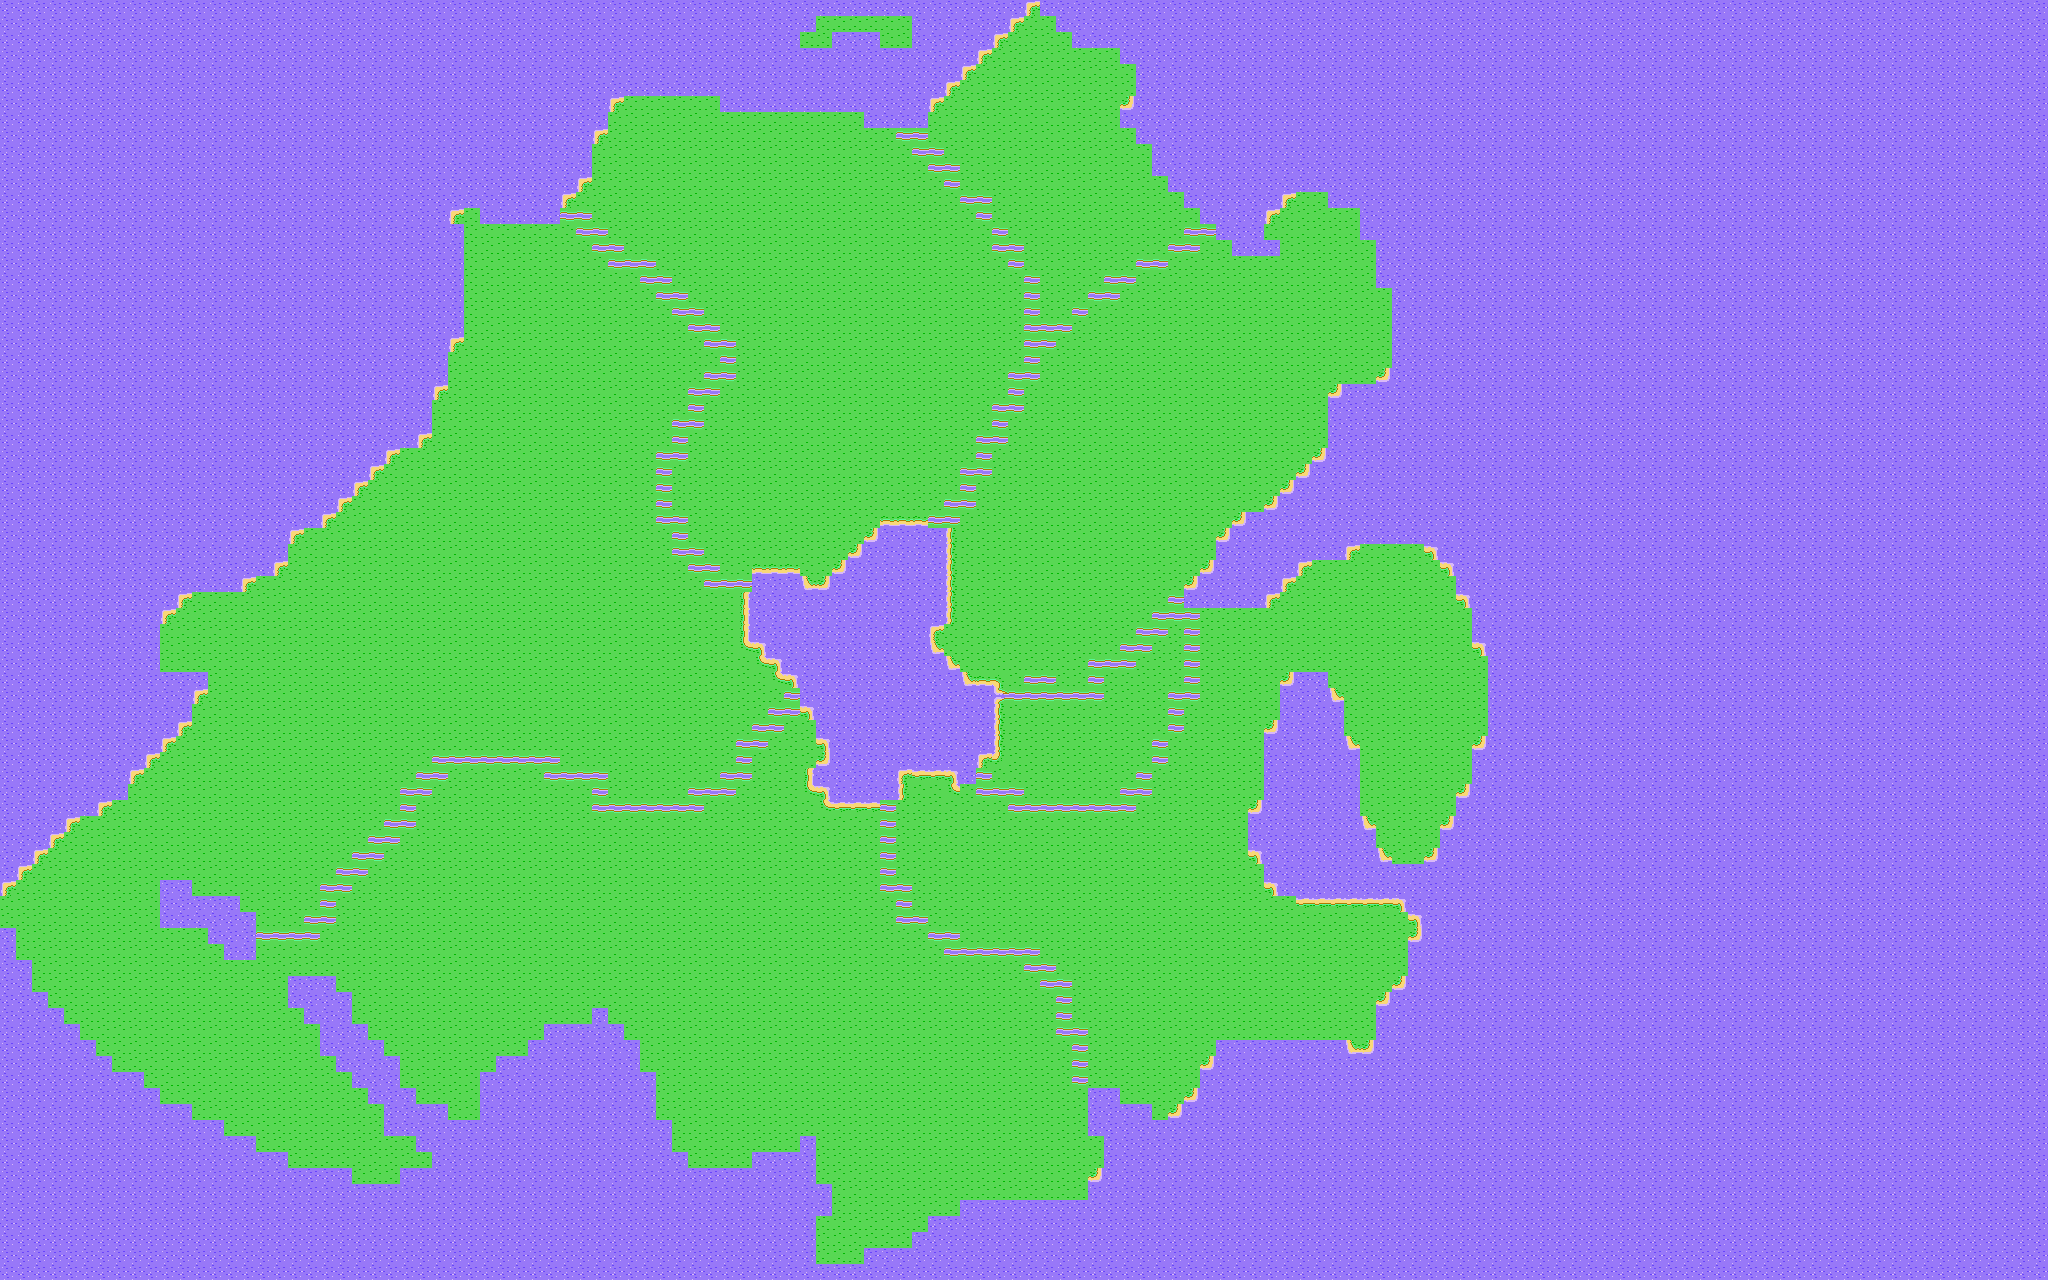

Below is a game level as drawn by its tile map, then a one-line description and the .tmx that defines it (tile-layer data replaced by summaries):
An orthogonal 128x80 tile map with 16x16 px tiles, 1 tile layer (Tile Layer 1).

<map version="1.0" orientation="orthogonal" width="128" height="80" tilewidth="16" tileheight="16">
 <tileset firstgid="1" name="world" tilewidth="16" tileheight="16">
  <image source="../../img/tiles/world.gif" trans="ff00ff" width="256" height="256" />
 </tileset>
 <layer name="Tile Layer 1" width="128" height="80">
  <data>[10240 cells, 10240 non-empty, 15 distinct tile ids]</data>
 </layer>
</map>
